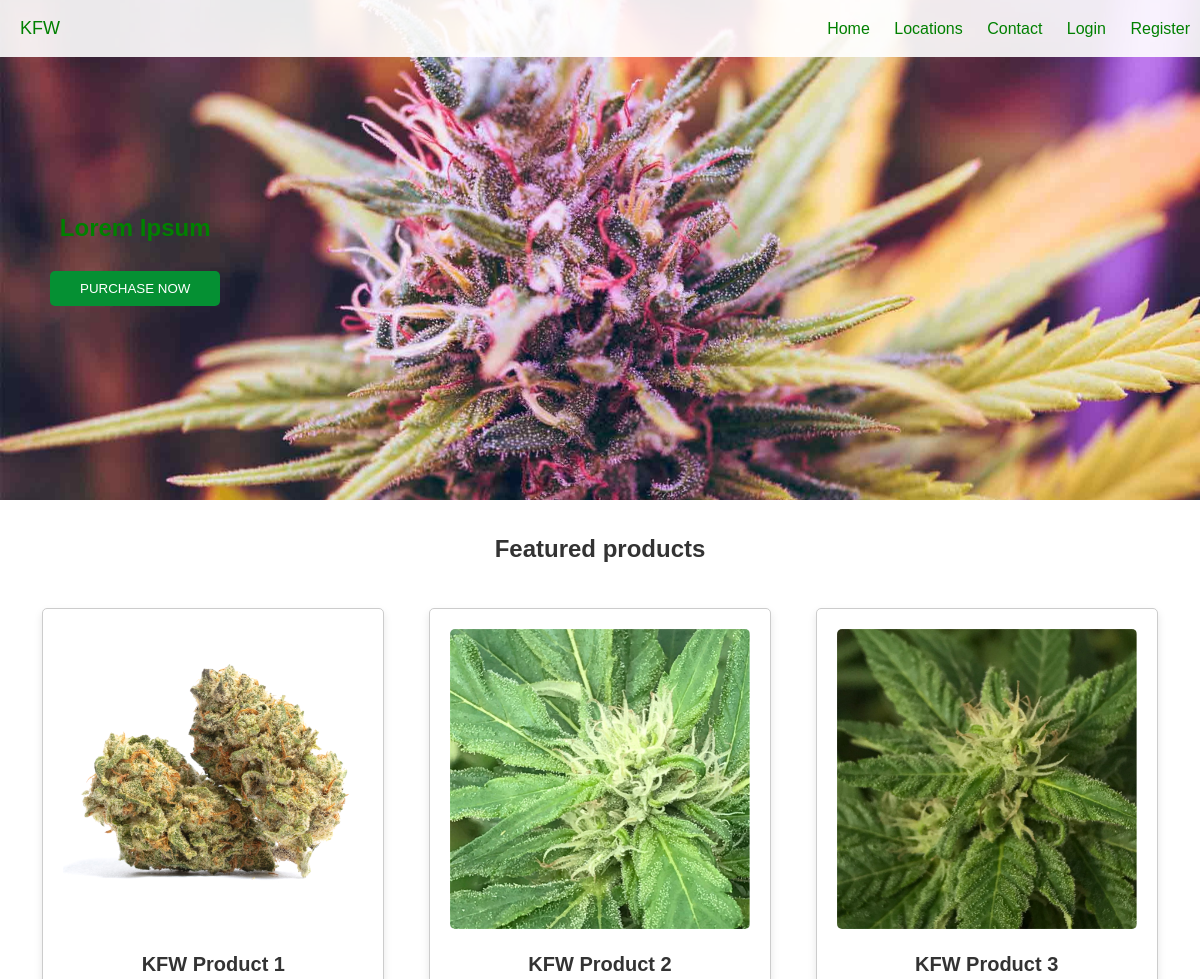
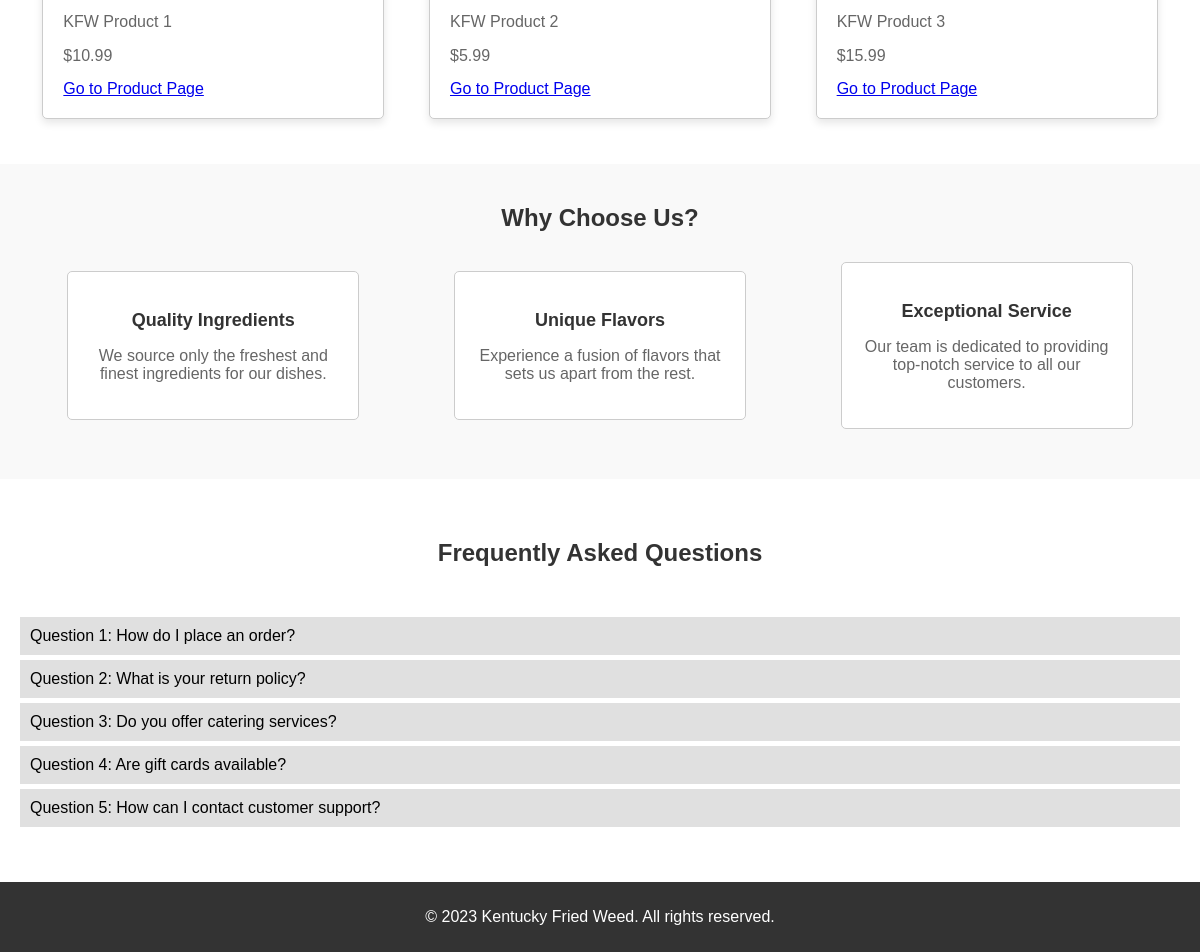
The page / on the database its author committed (2 pictures, top to bottom).
### tables this page shows
CREATE TABLE `products` (
  `product_id` int(11) NOT NULL,
  `product_name` varchar(255) NOT NULL,
  `description` text DEFAULT NULL,
  `price` decimal(10,2) NOT NULL,
  `stock_quantity` int(11) NOT NULL,
  `image_path` varchar(255) DEFAULT NULL
);

### index.php (the view, shortened to what this page needs)
<!DOCTYPE html>
<html lang="en">
<head>
  <link rel="stylesheet" href="styles.css">
  <link rel="stylesheet" href="css/styles1.css">
</head>
<body>
  <main>
    <section id="home">
    <?php include('header.php'); ?>
      <div class="content">
        <h2 style="color:green">Lorem Ipsum</h2>
        <button class="purchase-button">Purchase Now</button>
      </div>
    </section>
    <h2 style="padding-top:15px;">Featured products</h2>
    <section class="products">
      <?php
      require_once 'database.php';
      $query = "SELECT * FROM products";
      $result = mysqli_query($db, $query);
      if (mysqli_num_rows($result) > 0) {
          while ($row = mysqli_fetch_assoc($result)) {
              echo '<div class="product-card">';
              echo '<img src="' . $row['image_path'] . '" alt="Product">';
              echo '<h2>' . $row['product_name'] . '</h2>';
              echo '<p>' . $row['description'] . '</p>';
              echo '<p>$' . number_format($row['price'], 2) . '</p>';
              echo '<a href="product_detail.php?product_id=' . $row['product_id'] . '" class="product-link">Go to Product Page</a>';
              echo '</div>';
          }
      } else {
          echo '<p>No products available.</p>';
      }
      ?>
    </section>
    <section class="why-choose-us">
      <h2>Why Choose Us?</h2>
      <div class="reasons">
        <div class="reason-card">
          <h3>Quality Ingredients</h3>
          <p>We source only the freshest and finest ingredients for our dishes.</p>
        </div>
        <div class="reason-card">
          <h3>Unique Flavors</h3>
          <p>Experience a fusion of flavors that sets us apart from the rest.</p>
        </div>
        <div class="reason-card">
          <h3>Exceptional Service</h3>
          <p>Our team is dedicated to providing top-notch service to all our customers.</p>
        </div>
      </div>
    </section>
    <section class="faq-section">
      <h2 style="padding-bottom: 30px;">Frequently Asked Questions</h2>
      <div class="accordion-container">
        <div class="accordion">
          <label for="faq-1" class="accordion-btn">Question 1: How do I place an order?</label>
          <label for="faq-2" class="accordion-btn">Question 2: What is your return policy?</label>
          <label for="faq-3" class="accordion-btn">Question 3: Do you offer catering services?</label>
          <label for="faq-4" class="accordion-btn">Question 4: Are gift cards available?</label>
          <label for="faq-5" class="accordion-btn">Question 5: How can I contact customer support?</label>
        </div>
      </div>
    </section>
    <?php include('footer.php'); ?>
</body>
</html>

### header.php
<header class="home-header">
        <div class="logo">
          <p>KFW</p>
        </div>
        <nav>
          <ul>
            <li><a href="index.php">Home</a></li>
            <li><a href="locations.php">Locations</a></li>
            <li><a href="contact.php">Contact</a></li>
            <li><a href="login.php">Login</a></li>
            <li><a href="registration.php">Register</a></li>
          </ul>
        </nav>
      </header>

### footer.php
<footer>
    <p>&copy; 2023 Kentucky Fried Weed. All rights reserved.</p>
</footer>

### styles.css (style rules this page uses)
body { font-family: Arial, sans-serif; margin: 0; padding: 0; }
main { margin-bottom: 100px; }
section { margin-bottom: 20px; background-color: #fff; }
footer { position: fixed; bottom: 0; width: 100%; background-color: #333; color: #fff; text-align: center; padding: 10px 0; }
h2 { text-align: center; }
.logo { font-size: 24px; }
nav ul { list-style-type: none; margin: 0; padding: 0; }
nav ul li { display: inline; }
nav ul li a { color: #fff; text-decoration: none; }
h2 { color: #333; }
.product-card { width: 300px; background-color: #fff; border-radius: 8px; box-shadow: 0 0 10px rgba(0, 0, 0, 0.1); padding: 20px; }
.product-card img { width: 100%; height: 200px; object-fit: cover; border-radius: 8px; margin-bottom: 10px; }
.product-card h2 { font-size: 1.5em; margin-bottom: 10px; }
.product-card p { margin-bottom: 10px; }
.purchase-button, button { background-color: #333; color: #fff; border: none; padding: 10px 20px; border-radius: 5px; cursor: pointer; text-transform: uppercase; margin-top: 10px; }
#home { background-image: url('images/BackgroundImage.jpg'); background-size: cover; background-position: center; height: 500px; width: 100%; display: flex; align-items: center; justify-content: flex-start; }
#home .content { color: white; padding-left: 50px; }
#home .purchase-button { background-color: #059033; color: white; border: none; padding: 10px 30px; border-radius: 5px; cursor: pointer; margin-top: 10px; }

### css/styles1.css (style rules this page uses)
header { display: flex; align-items: center; justify-content: space-between; background-color: hsl(0, 0%, 83%, 1); }
.logo { font-size: 18px; padding-left: 20px; font-style: normal; }
.home-header { position: fixed; top: 0; left: 0; width: 100%; background-color: rgba(255, 255, 255, 0.9); z-index: 1000; transition: background-color 0.3s ease; color: green; }
.home-header ul { list-style-type: none; margin: 0; padding: 0; text-align: center; }
.home-header ul li { display: inline-block; margin: 0 10px; }
.home-header ul li a { color: green; }
.products { display: flex; flex-wrap: wrap; justify-content: space-around; padding: 20px; }
.product-card { border: 1px solid #ccc; border-radius: 5px; padding: 20px; margin: 5px; width: 300px; background-color: #fff; box-shadow: 0 4px 8px rgba(0, 0, 0, 0.1); }
.product-card img { width: 100%; height: auto; border-radius: 5px; margin-bottom: 10px; }
.product-card h2 { margin-top: 10px; font-size: 20px; color: #333; }
.product-card p { color: #666; margin-bottom: 15px; }
.why-choose-us { padding: 20px; background-color: #f9f9f9; }
.why-choose-us h2 { text-align: center; margin-bottom: 20px; }
.reasons { display: flex; justify-content: space-around; align-items: center; padding-bottom: 20px; }
.reason-card { text-align: center; padding: 20px; border: 1px solid #ccc; border-radius: 5px; width: 250px; background-color: #fff; margin: 10px; }
.reason-card h3 { font-size: 18px; margin-bottom: 10px; color: #333; }
.reason-card p { color: #666; }
.faq-section { padding: 20px; background-color: #fff; }
.faq-section h2 { text-align: center; margin-bottom: 20px; }
.accordion-btn { display: block; background-color: #e0e0e0; padding: 10px; margin-bottom: 5px; cursor: pointer; }

### rows shown on the page
products: image_path (picture), product_name "KFW Product 1", description "KFW Product 1", price "10.99"
products: image_path (picture), product_name "KFW Product 2", description "KFW Product 2", price "5.99"
products: image_path (picture), product_name "KFW Product 3", description "KFW Product 3", price "15.99"
